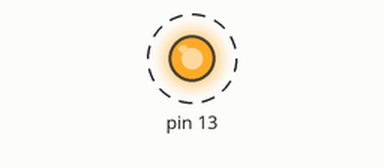
Recording of a sketch running on a simulated Arduino Uno, built with avr-gcc and run on an emulated ATmega328P. Parts: output pins drawn as LEDs (lit = HIGH). Dashed ring = blinking. What the sketch prints to the serial monitor is not drawn.

Above: at 0.05 s.
Timing chart, 0 to 3.0 s (numbered marks = the images above):
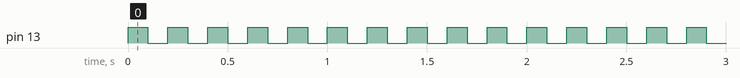

The sketch:

test1.ino
```cpp
#include "Arduino.h"

//The setup function is called once at startup of the sketch
void setup()
{
// Add your initialization code here
	pinMode(13, OUTPUT);
	Serial.begin(9600);
}

// The loop function is called in an endless loop
void loop()
{
//Add your repeated code here
	digitalWrite(13,HIGH);
	delay(100);
	digitalWrite(13,LOW);
	delay(100);
	Serial.println("Hello world!");
}
```

Measured:
- by itself, pin 13: alternates HIGH for 0.10 s and LOW for 0.10 s
